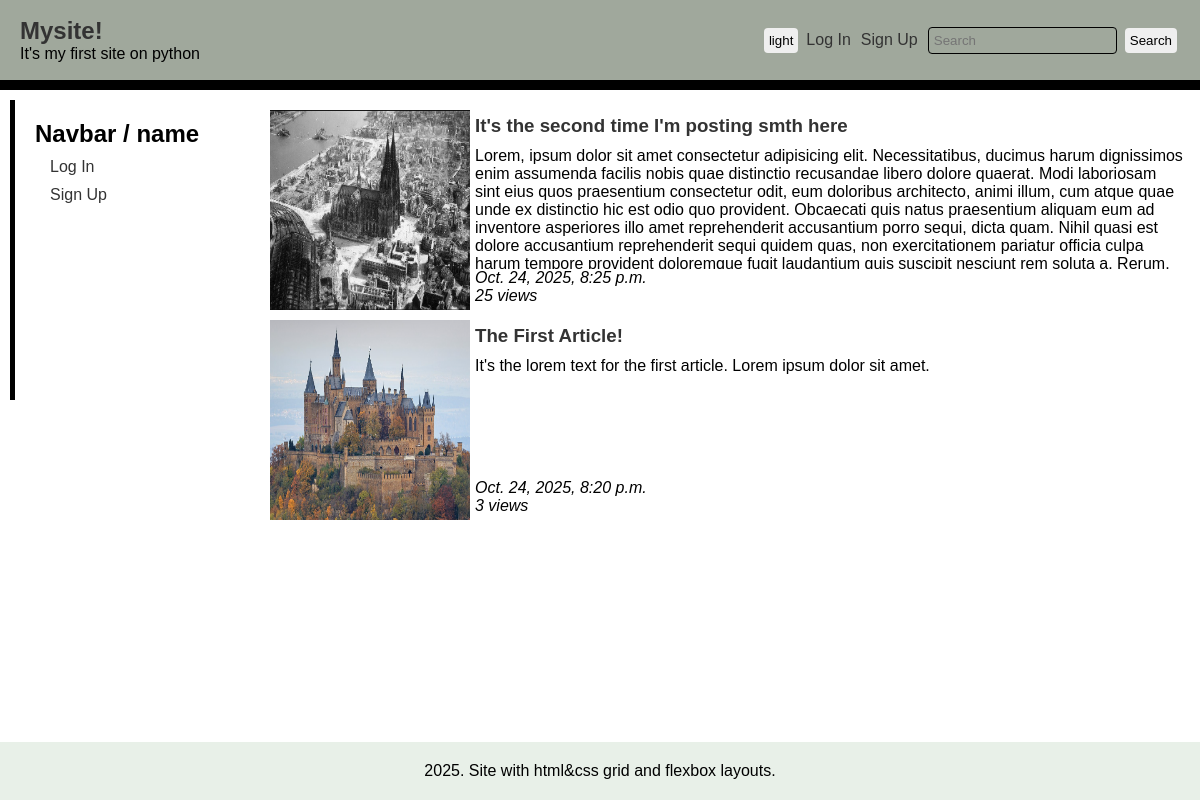
/, run on an earlier commit of the app's database.
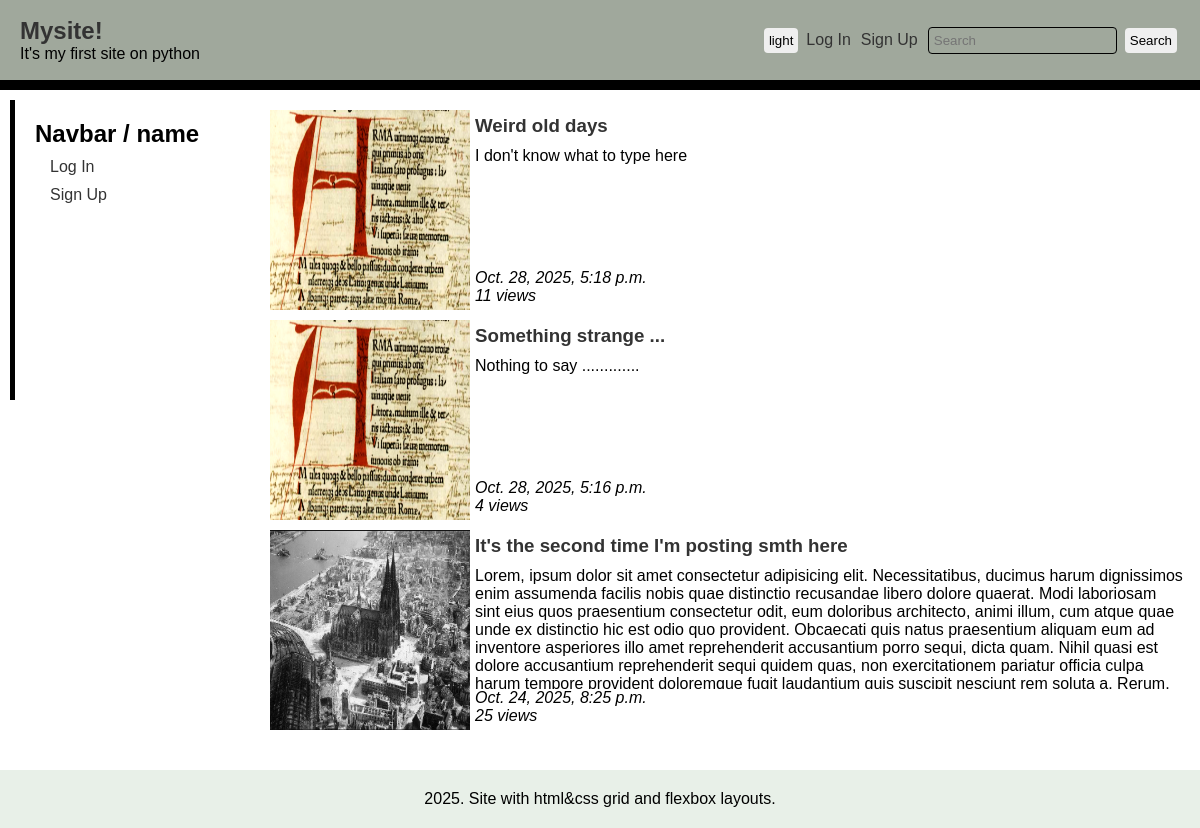
And on a later commit of the database.
### main/models.py (models this page shows, shortened)
class Post(models.Model):
    slug = models.CharField(max_length=25, unique=True)
    image = models.ImageField(blank=True)
    name = models.CharField(max_length=99)
    text = models.TextField(blank=True)
    date = models.DateTimeField(auto_now=True)
    views = models.IntegerField(default=0)

### main/views.py (the view)
# urls.py: path('', views.index, name="home"),
def index(request):
    posts = Post.objects.all().order_by('-date')[:3]
    data = {
        'posts':posts,
    }
    query = request.GET.get("search-query")
    if query:
        result = Post.objects.filter(name__contains=query) | Post.objects.filter(text__contains=query)
        data["searchResult"] = result
    return render(request, 'main/index.html', context=data)

### main/templates/main/index.html (shortened to what this page needs)
{% load static %}
<!DOCTYPE html>
<html lang="en">
<head>
    <link rel="stylesheet" href="{% static 'main/css/style.css' %}">
</head>
<body>
    {% block header %}
    <header>
        <div class="list-header">
            <div class="brand">
                <a href="{% url 'main:home' %}" class="text-decoration-none"><h2 class="navbar-brand fs-2" style="margin:0;padding:0;">Mysite!</h2></a>
                <span>It's my first site on python</span>
            </div>
        </div>
        <section id="menu">
            <button id="themeLight" class="light">light</button>
            <ul>
                <li><a href="#">Log In</a></li>
                <li><a href="#">Sign Up</a></li>
            </ul>
            <form action="{% url 'main:home' %}" method="GET">
                <input type="search" name="search-query" placeholder="Search">
                <button type="submit">Search</button>
            </form>
        </section>
    </header>
    {% endblock %}
    {% block aside %}
    <aside>
        <h2>Navbar / name</h2>
        <ul>
            <li><a href="#">Log In</a></li>
            <li><a href="{% url 'auth:signup' %}">Sign Up</a></li>
        </ul>
    </aside>
    {% endblock %}
    {% block content %}
    <main>
        {% if searchResult %}
            {% for p in searchResult %}
            <article>
                {% if p.image %}<img src="{{ p.image.url }}">{% else %}<img src="">{% endif %}
                <div class="card">
                    <a href="{% url 'main:post' p.slug %}"><h3 class="card-brand">{{ p.name }}</h3></a>
                    <p>{{ p.text }}</p>
                    <i>{{ p.date }}</i>
                    <i>{{ p.views }} views</i>
                </div>
            </article>
            {% endfor %}
        {% else %}
            {% for p in posts %}
            <article>
                {% if p.image %}<img src="{{ p.image.url }}">{% else %}<img src="">{% endif %}
                <div class="card">
                    <a href="{% url 'main:post' p.slug %}"><h3 class="card-brand">{{ p.name }}</h3></a>
                    <p>{{ p.text }}</p>
                    <i>{{ p.date }}</i>
                    <i>{{ p.views }} views</i>
                </div>
            </article>
            {% endfor %}
        {% endif %}
    </main>
    {% endblock %}
    {% block footer %}
    <footer>
        <p>2025. Site with html&css grid and flexbox layouts.</p>
    </footer>
    {% endblock %}
</body>
</html>

### main/static/main/css/style.css (style rules this page uses)
*, *::before, *::after { margin: 0; padding: 0; box-sizing: border-box; }
:root { --clr-bg-main: #ffffff; --clr-bg-header: #a0a89c; --clr-bg-footer: #e8f0e8; --text-font: sans-serif; --clr-text: #000000; --clr-link: #333333; --clr-link-active: #88ee35; }
body { display: grid; grid-template-columns: 250px 1fr; grid-template-rows: 90px 1fr auto auto; grid-template-areas: "header header" "sidebar main" "sidebar comments" "footer footer"; grid-gap: 10px; min-height: 100vh; background-color: var(--clr-bg-main); }
body * { font-family: var(--text-font); }
ul { display: flex; align-items: center; list-style-type: none; }
ul li { margin: 0 5px; }
ul li a { text-decoration: none; color: var(--clr-link); transition: .2s; }
input { background-color: transparent; border-radius: 4px; padding: 5px; margin: 5px; border: 1px solid black; }
button { margin: 3px; padding: 5px; border-radius: 4px; border: none; transition: .2s; }
header { grid-area: header; background-color: var(--clr-bg-header); border-bottom: 10px solid #000; display: flex; align-items: center; padding: 20px; }
header .list-header { display: flex; flex-direction: column; justify-content: center; align-items: start; margin-right: auto; }
header .list-header .brand a { text-decoration: none; color: var(--clr-link); font-family: var(--text-font); }
header section { display: flex; align-items: center; }
header section form { display: flex; align-items: center; }
aside { grid-area: sidebar; padding: 20px; max-height: 300px; margin-left: 10px; border-left: 5px solid #000; }
aside ul { flex-direction: column; align-items: start; margin: 10px; }
aside ul li { margin-bottom: 10px; }
main { grid-area: main; padding: 10px; }
main article { width: 100%; height: 200px; display: flex; margin-bottom: 10px; }
main article img { flex-shrink: 0; width: 200px; height: 200px; }
main article .card { display: flex; flex-direction: column; padding: 5px; }
main article .card a { text-decoration: none; color: var(--clr-link); }
main article .card a h3 { margin-bottom: 10px; }
main article .card p { margin-bottom: auto; overflow: hidden; }
main article .card i { display: inline-block; }
footer { grid-area: footer; padding: 20px; background-color: var(--clr-bg-footer); text-align: center; }

What changed in the data, as far as the page shows it:
no longer on this page (row unchanged): Post: image (picture), name "The First Article!", text "It's the lorem text for the first article. Lorem ipsum dolor sit amet.", date "Oct. 24, 2025, 8:20 p.m.", views "3"
added Post: image (picture), name "Weird old days", text "I don't know what to type here", date "Oct. 28, 2025, 5:18 p.m.", views "11"
added Post: image (picture), name "Something strange ...", text "Nothing to say .............", date "Oct. 28, 2025, 5:16 p.m.", views "4"
